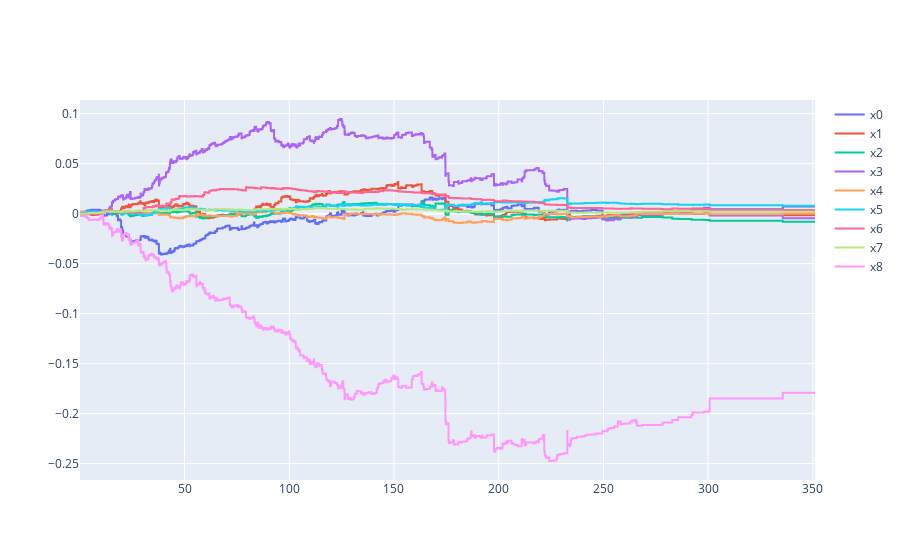

Here is the notebook cell this chart was saved with:
### Code cell
rsf_expl = SurvShapExplainer(rsf, test_X, test_y)
rsf_expl0 = rsf_expl(test_X.iloc[[14]]).iloc[0]
plot_expl(rsf_expl0)

### Figure 1 — Plotly figure (JSON) as saved in the notebook; plotly's stock layout.template omitted (floating-point values rounded to 4 significant figures; data arrays with more than 128 entries replaced by an {"elided": "..."} marker saying what was removed)
{"data": [{"line": {"shape": "hv"}, "mode": "lines", "name": "x0", "type": "scatter", "x": {"elided": "822 float values"}, "y": {"elided": "822 float values"}}, {"line": {"shape": "hv"}, "mode": "lines", "name": "x1", "type": "scatter", "x": {"elided": "822 float values"}, "y": {"elided": "822 float values"}}, {"line": {"shape": "hv"}, "mode": "lines", "name": "x2", "type": "scatter", "x": {"elided": "822 float values"}, "y": {"elided": "822 float values"}}, {"line": {"shape": "hv"}, "mode": "lines", "name": "x3", "type": "scatter", "x": {"elided": "822 float values"}, "y": {"elided": "822 float values"}}, {"line": {"shape": "hv"}, "mode": "lines", "name": "x4", "type": "scatter", "x": {"elided": "822 float values"}, "y": {"elided": "822 float values"}}, {"line": {"shape": "hv"}, "mode": "lines", "name": "x5", "type": "scatter", "x": {"elided": "822 float values"}, "y": {"elided": "822 float values"}}, {"line": {"shape": "hv"}, "mode": "lines", "name": "x6", "type": "scatter", "x": {"elided": "822 float values"}, "y": {"elided": "822 float values"}}, {"line": {"shape": "hv"}, "mode": "lines", "name": "x7", "type": "scatter", "x": {"elided": "822 float values"}, "y": {"elided": "822 float values"}}, {"line": {"shape": "hv"}, "mode": "lines", "name": "x8", "type": "scatter", "x": {"elided": "822 float values"}, "y": {"elided": "822 float values"}}], "layout": {}}
